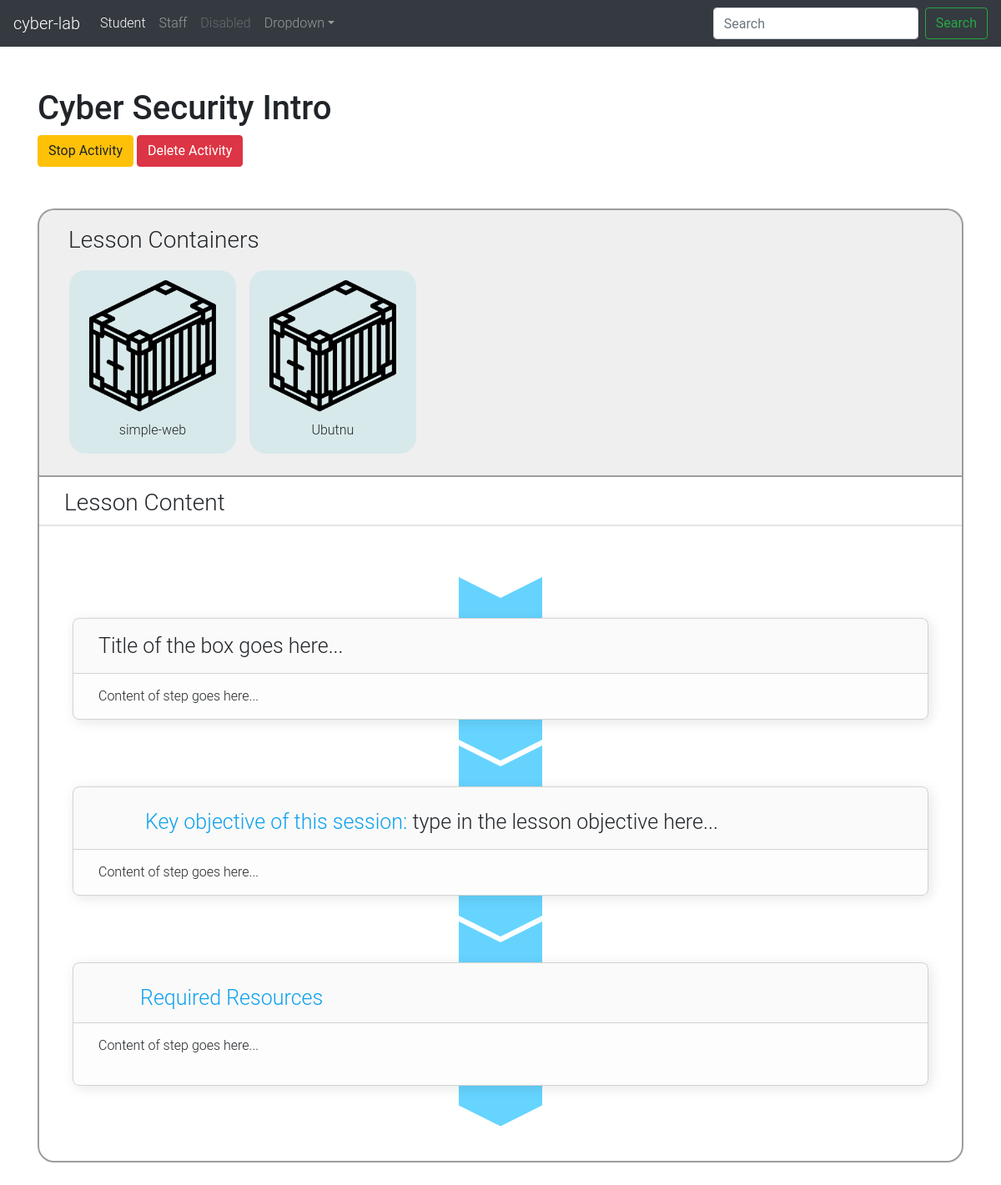
The app's page /staff/activity/1 with its own data.
### app/models.py (models this page shows)
class Activity(db.Model):
    id = db.Column(db.Integer, primary_key=True, index=True)
    enabled = db.Column(db.Boolean)
    is_ready = db.Column(db.Boolean)
    running = db.Column(db.Boolean)
    title = db.Column(db.String(40))
    description = db.Column(db.String(300))
    category = db.Column(db.String(300))
    has_content = db.Column(db.Boolean)
    has_containers = db.Column(db.Boolean)
    time_created = db.Column(db.DateTime)
    content = db.Column(db.String(1000000))
    number_of_students = db.Column(db.Integer)
    number_of_containers = db.Column(db.Integer)
    container_list = db.Column(db.String(5000))

class Container(db.Model):
    id = db.Column(db.Integer, primary_key=True, index=True)
    name = db.Column(db.String(50))
    description = db.Column(db.String(5000))
    image = db.Column(db.String(500))
    expose_ports = db.Column(db.String(500))
    is_ready = db.Column(db.Boolean)

### app/views.py (the view)
@app.route('/staff/activity/<int:activity_id>', methods=['GET'])
def staff_edit_activity(activity_id):
    activity = Activity.query.get(activity_id)
    activity_content = False
    activity_config = False
    config_container_list = []
    if activity != None:
        if activity.content != "":
            activity_content = activity.content
        if activity.container_list != " ":
            list_cont = activity.container_list.split(", ")
            for i in list_cont:
                cont = Container.query.get(i)
                if cont != None:
                    config_container_list.append(cont)
        if len(config_container_list) != 0:
            activity_config = True
        return render_template('control_activity.html',
                                title = activity.title,
                                activity_id = activity.id,
                                activity_content = activity_content,
                                activity_config = activity_config,
                                container_list = config_container_list,
                                activity_running = activity.running,
                                )
    else:
        return render_template('404.html',
                            message="Could not find the activity.")

### app/templates/control_activity.html (shortened to what this page needs)
{% extends "base.html" %} {% block content %}
    <link rel="stylesheet" type="text/css" href="{{ url_for('static', filename='content_builder/src/css/style_show.css') }}">
    {% if activity_running %}
    <button class="btn btn-warning" onclick="loading();runActivity('stop')">Stop Activity</button>
    {% endif %}
    <button class="btn btn-danger" onclick="deleteActivity('delete')">Delete Activity</button>
    <div class=container-area>
        <div class="config-title">Lesson Containers</div>
    {% if activity_config %}
        {% for container in container_list %}
                <div class="container-box created">
                    <div class="container-image-holder">
                        <img class="container-image" src="{{ url_for('static', filename='img/shipping_container.png') }}">
                    </div>
                <div class="container-detail created">
                    {{ container.name }}
                </div>
            </div>
        {% endfor %}
    {% else %}
        <button class="btn btn-info x-wide lighter" onclick="createConfigPage('{{activity_id}}')">
            Add Container Configuration
            <div class="large-icon"><i class="fas fa-plus"></i></div>
        </button>
    {% endif %}
    </div>
    <div class="content-area">
        <div class="content-title">Lesson Content</div>
            <div class="smaller-viewer">
                {% if activity_content %}
                        <div id="viewer">
                            {{ activity_content | safe}}
                        </div>
                {% else %}
                    <button class="btn btn-info x-wide lighter" onclick="createContentPage('{{activity_id}}')">
                        Add lesson content
                        <div class="large-icon"><i class="fas fa-plus"></i></div>
                    </button>
                {% endif %}
         </div>
    </div>
{% endblock %}

### app/templates/base.html (shortened to what this page needs)
<html class="page">
<head>
    <link rel="stylesheet" href="https://stackpath.bootstrapcdn.com/bootstrap/4.1.3/css/bootstrap.min.css"
>
    <link rel="stylesheet" href="{{ url_for('static', filename='css/main.css') }}">
    <link rel="stylesheet" href="https://cdnjs.cloudflare.com/ajax/libs/font-awesome/4.1.0/css/font-awesome.css">
    <link rel="stylesheet" href="https://use.fontawesome.com/releases/v5.5.0/css/all.css"
>
    <link rel="stylesheet" href="https://cdnjs.cloudflare.com/ajax/libs/jquery-confirm/3.3.0/jquery-confirm.min.css">
    <link rel="stylesheet" href="{{ url_for('static', filename='content_builder/bower_components/medium-editor/dist/css/medium-editor.css') }}">
<link rel="stylesheet" type="text/css" href="{{ url_for('static', filename='content_builder/src/css/styles.css') }}">
</head>
<body>
    <nav class="navbar navbar-expand-md navbar-dark bg-dark">
        <a class="navbar-brand" href="#">cyber-lab</a>
        <div class="collapse navbar-collapse" id="navbarsExampleDefault">
            <ul class="navbar-nav mr-auto">
                <li class="nav-item active">
                    <a class="nav-link" href="/">Student <span class="sr-only">(current)</span></a>
                </li>
                <li class="nav-item">
                    <a class="nav-link" href="/staff">Staff</a>
                </li>
                <li class="nav-item">
                    <a class="nav-link disabled" href="#">Disabled</a>
                </li>
                <li class="nav-item dropdown">
                    <a class="nav-link dropdown-toggle" href="https://example.com" id="dropdown01" data-toggle="dropdown"
                        aria-haspopup="true" aria-expanded="false">Dropdown</a>
                </li>
            </ul>
            <form class="form-inline my-2 my-lg-0">
                <input class="form-control mr-sm-2" type="text" placeholder="Search" aria-label="Search">
                <button class="btn btn-outline-success my-2 my-sm-0" type="submit">Search</button>
            </form>
        </div>
    </nav>
    <main role="main">
        <div class="container">
                <div class="block_content" id="content_area">
                        <div class="h1">
                                {% if title %} {{ title }} {% else %} Home {% endif %}
                            </div>
                    {% block content %} {% endblock %}
                </div>
        </div>
    </main>
</body>
</html>

### app/static/css/main.css (style rules this page uses)
body { font-family: Roboto, Helvetica, Arial, sans-serif; font-weight: 300; font-size: 16px; }
.container { margin-top: 50px; }
div#viewer { width: 80vw; margin-left: auto; margin-right: auto; padding: 10px; padding-top: 100px; }
.boxed { border-style: solid; border-width: 1px; border-color: lightgray; border-radius: 8px; background-color: #fdfdfd; -webkit-box-shadow: 3px 3px 11px 0px rgba(0, 0, 0, 0.2); -moz-box-shadow: 3px 3px 11px 0px rgba(0, 0, 0, 0.2); box-shadow: 3px 3px 15px 0px rgba(0, 0, 0, 0.1); margin-top: 10px; margin-bottom: 80px; transition: transform .2s ease-in-out; }
.box-title { font-size: 25px; display: block; cursor: text; }
.box-heading { background-color: #00000003; padding: 10px; padding-left: 30px; padding-right: 30px; border-bottom-style: solid; border-bottom-width: 1px; border-bottom-color: lightgray; }
.box-body { padding: 2px; padding-left: 30px; padding-right: 30px; padding-top: 15px; padding-bottom: 15px; }
span.blue-text { color: #0ba0ee; }
.box-icon { height: 60px; width: 60px; background-size: contain; margin-bottom: -20px; margin-left: -10px; display: inline-block; }
.box-icon.objective { background-image: url(http://localhost:8000/wp-content/uploads/2018/07/brain.png); }
.box-icon.file { background-image: url(http://localhost:8000/wp-content/uploads/file.png); }
.boxed:before { content: ""; width: 100px; height: 50px; background-color: #66d3ff; position: absolute; right: calc(50% - 50px); margin-top: -50px; z-index: -1; -webkit-clip-path: polygon(100% 0, 100% 100%, 0 100%, 0 0, 50% 50%); clip-path: polygon(100% 0, 100% 100%, 0 100%, 0 0, 50% 50%); }
.boxed:after { content: ""; width: 100px; height: 50px; background-color: #65d4ff; position: absolute; right: calc(50% - 50px); margin-top: 0px; z-index: -1; -webkit-clip-path: polygon(100% 0, 100% 50%, 50% 100%, 0 50%, 0 0); clip-path: polygon(100% 0, 100% 50%, 50% 100%, 0 50%, 0 0); }
.content-area { overflow: hidden; }
p.title-text { display: inline; outline-width: 3px; }
p { margin: 0 0 10px; line-height: 1.8; }
.add_file_buttons { padding: 20px; padding-left: 30px; padding-top: 0px; }
.container-box { width: 35vw; height: calc(35vw + 20px); max-width: 200px; max-height: 220px; }
img.container-image { height: calc(100% - 60px); }
.container-image-holder { overflow: hidden; padding: 20px; padding-top: 10px; padding-bottom: 0px; text-align: center; }
.container-box { background-color: #e9e9e9; border-radius: 20px; display: inline-block; margin: 0.5vw; margin-top: -20px; }
.container-detail { padding: 10px; text-align: center; }
.container-area { margin-top: 50px; background-color: #efefef; padding-top: 40px; padding-bottom: 20px; padding-left: 10px; border: solid 2px #9d9d9d; border-bottom: none; border-top-left-radius: 20px; border-top-right-radius: 20px; padding-left: 30px; padding-right: 30px; }
.container-box.created { background-color: #51c1cf26; }
.content-area { border: solid 2px #9d9d9d; border-bottom-left-radius: 20px; border-bottom-right-radius: 20px; margin-bottom: 50px; }
.config-title { font-size: 28; padding-left: 5px; margin-top: -25px; margin-bottom: 35px; }
.content-title { font-size: 28; padding-left: 30px; padding-bottom: 5px; margin-top: 10px; border-bottom: solid 2px #9d9d9d45; }
.smaller-viewer { padding-left: 30px; padding-right: 30px; }

### app/static/content_builder/src/css/style_show.css (style rules this page uses)
.editable { pointer-events: none; }
span.box-title { cursor: default; }

### records on screen
Activity: title "Cyber Security Intro", content "Title of the box goes here... Content of step goes here... Key objective of this session: type in the lesson objective here... Content of step goes here... Required Resources Content of step goes here..."
Container: name "simple-web"
Container: name "Ubutnu"
